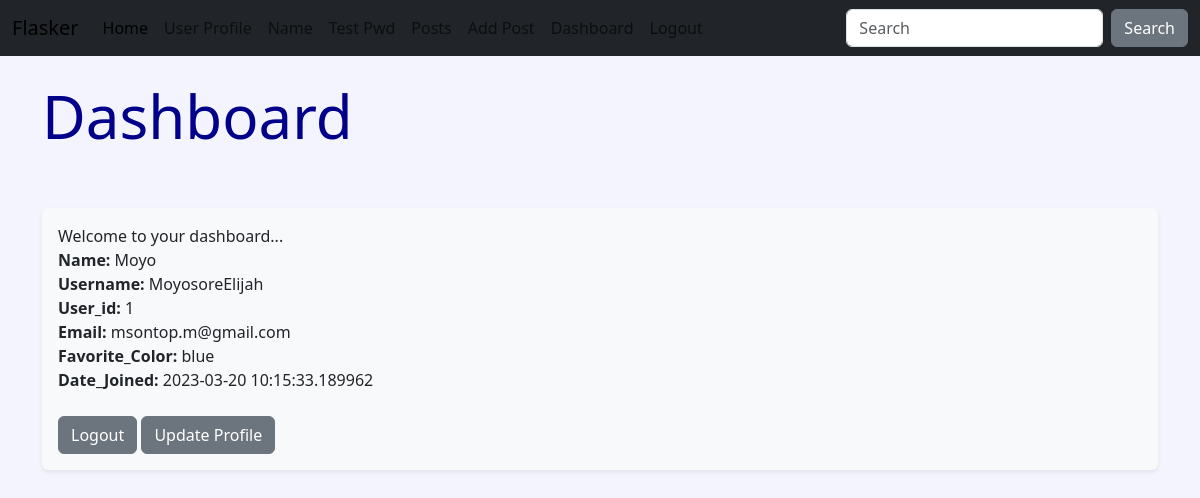
The app's page /dashboard (signed in) with its own data.
### hello.py (models this page shows, shortened)
class Users(db.Model, UserMixin):
    id = db.Column(db.Integer, primary_key=True)
    username = db.Column(db.String(200), unique=True)
    name = db.Column(db.String(200), nullable=False)
    email = db.Column(db.String(200), nullable=False, unique=True)
    favorite_color = db.Column(db.String(120))
    date_added = db.Column(db.DateTime, default=datetime.utcnow)
    password_hash = db.Column(db.String(128))
    @property
    def password(self):
        raise AttributeError('Password is nomett a readable attr!')

### hello.py (the view)
@app.route('/dashboard', methods=['GET','POST'])
@login_required
def dashboard():
    return render_template('dashboard.html')

### hello.py (called while the page is built)
@login_manager.user_loader
def load_user(user_id):
    return Users.query.get(int(user_id))

### templates/dashboard.html (shortened to what this page needs)
{% extends 'base.html' %}
{% block content%}
<h1>Dashboard</h1>
<br />
<br />
<div class="shadow-sm p-3 mb-1 bg-body-tertiary rounded">
    Welcome to your dashboard...<br/>
    <strong>Name: </strong>{{current_user.name}}<br />
    <strong>Username: </strong>{{current_user.username}}<br />
    <strong>User_id: </strong>{{current_user.id}}<br />
    <strong>Email: </strong>{{current_user.email}}<br />
    <strong>Favorite_Color: </strong>{{current_user.favorite_color}}<br />
    <strong>Date_Joined: </strong>{{current_user.date_added}}<br /><br/>
    <a href="{{ url_for('logout') }}"><button type="button" class="btn btn-secondary">Logout</button></a>
    <a href="{{ url_for('update', id=current_user.id) }}"><button type="button" class="btn btn-secondary">Update Profile</button></a>
</div>
{% endblock %}

### static/css/style.css (style rules this page uses)
h1 { color: darkblue; font-size: 60px; }
body { background-color: #f4f4ff; }

### records on screen
Users: name "Moyo", username "MoyosoreElijah", id "1", email "msontop.m@gmail.com", favorite_color "blue", date_added "2023-03-20 10:15:33.189962"
